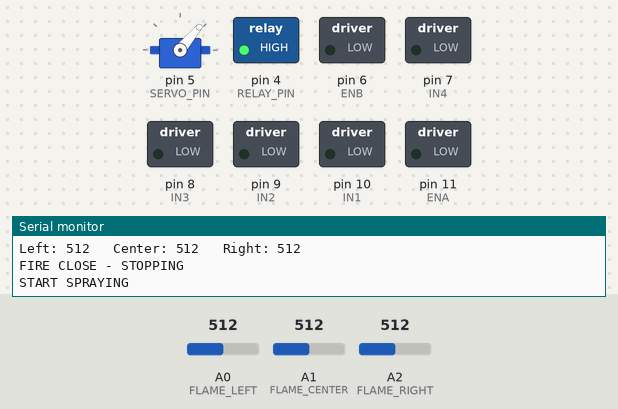
A sketch run on a simulated Arduino Uno, built with avr-gcc and run on an emulated ATmega328P. Shown: servo, switched loads named in the sketch (green lamp = pin HIGH), the last lines printed to the serial monitor. Dashed ring = blinking. Inputs (shaded band) come from the test bench; at power-on: A0 (FLAME_LEFT) = 512, A1 (FLAME_CENTER) = 512, A2 (FLAME_RIGHT) = 512.

Above: at 2.1 s.
At 2.55 s:
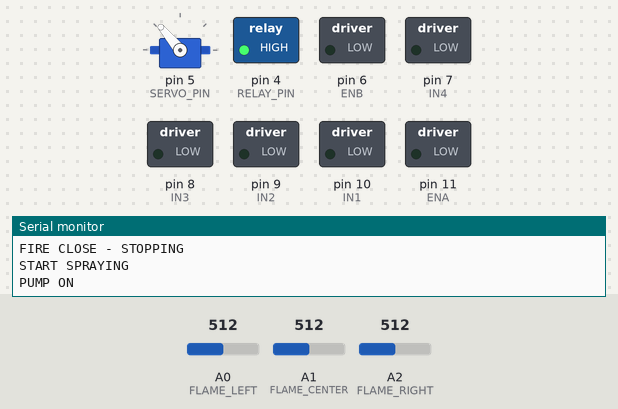
At 3.0 s:
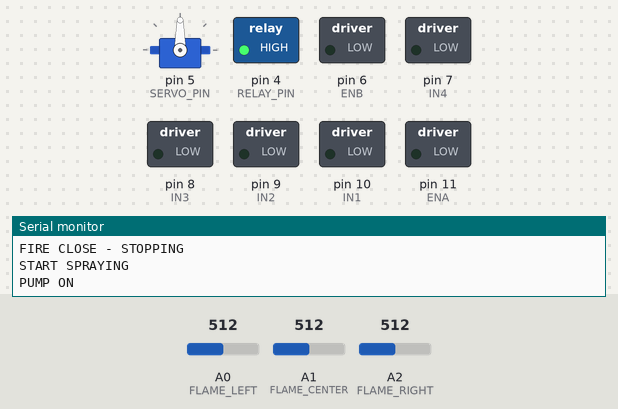
Timing chart, 0 to 6.2 s (numbered marks = the images above):
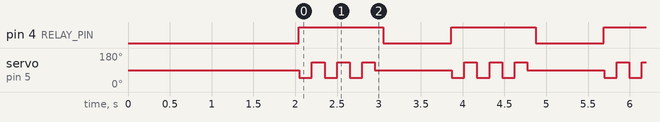

The sketch:

ffighter.ino
```cpp
#include <Servo.h>

// ================= MOTOR PINS =================
#define IN1 10
#define IN2 9
#define IN3 8
#define IN4 7

#define ENA 11
#define ENB 6

// ================= FLAME SENSORS =================
#define FLAME_LEFT   A0
#define FLAME_CENTER A1
#define FLAME_RIGHT  A2

// ================= SERVO & RELAY =================
#define SERVO_PIN 5
#define RELAY_PIN 4

// ================= SETTINGS =================

// Your sensor readings:
// No fire       = around 915
// Fire far      = around 800
// Fire close    = around 300-400
// Stop point    = 600

#define FIRE_DETECT 850
#define FIRE_STOP   600

// Motor speed
int speedLeft = 140;
int speedRight = 140;

// Short movement time
int moveTime = 200;

// Servo positions
int servoLeft   = 50;
int servoCenter = 90;
int servoRight  = 130;

// Pump spray time at each servo position
int sprayDelay = 700;

// Change this if your relay works opposite
// HIGH = relay ON
// LOW  = relay OFF
#define RELAY_ON  HIGH
#define RELAY_OFF LOW

Servo fireServo;


// ================= SETUP =================

void setup() {

  Serial.begin(9600);

  // Motor pins
  pinMode(IN1, OUTPUT);
  pinMode(IN2, OUTPUT);
  pinMode(IN3, OUTPUT);
  pinMode(IN4, OUTPUT);

  pinMode(ENA, OUTPUT);
  pinMode(ENB, OUTPUT);

  // Relay
  pinMode(RELAY_PIN, OUTPUT);
  digitalWrite(RELAY_PIN, RELAY_OFF);

  // Servo
  fireServo.attach(SERVO_PIN);
  fireServo.write(servoCenter);

  stopCar();

  delay(2000);

  Serial.println("Fire Fighter Robot Ready");
}


// ================= MAIN LOOP =================

void loop() {

  // Read flame sensors
  int leftValue   = analogRead(FLAME_LEFT);
  int centerValue = analogRead(FLAME_CENTER);
  int rightValue  = analogRead(FLAME_RIGHT);

  // Show values
  Serial.print("Left: ");
  Serial.print(leftValue);

  Serial.print("   Center: ");
  Serial.print(centerValue);

  Serial.print("   Right: ");
  Serial.println(rightValue);


  // ==========================================
  // NO FIRE
  // ==========================================

  if (leftValue > FIRE_DETECT &&
      centerValue > FIRE_DETECT &&
      rightValue > FIRE_DETECT) {

    stopCar();
    pumpOff();

    delay(100);

    return;
  }


  // ==========================================
  // FIRE IS CLOSE
  // 600 OR LOWER = STOP
  // ==========================================

  if (leftValue <= FIRE_STOP ||
      centerValue <= FIRE_STOP ||
      rightValue <= FIRE_STOP) {

    stopCar();

    Serial.println("FIRE CLOSE - STOPPING");

    sprayWater();

    delay(300);

    return;
  }


  // ==========================================
  // FIRE DETECTED - FIND DIRECTION
  // LOWER VALUE = STRONGER FLAME
  // ==========================================

  // LEFT is strongest
  if (leftValue < centerValue &&
      leftValue < rightValue &&
      leftValue < FIRE_DETECT) {

    Serial.println("Fire LEFT");

    turnLeft();

    delay(moveTime);

    stopCar();

    delay(150);

    return;
  }


  // RIGHT is strongest
  if (rightValue < leftValue &&
      rightValue < centerValue &&
      rightValue < FIRE_DETECT) {

    Serial.println("Fire RIGHT");

    turnRight();

    delay(moveTime);

    stopCar();

    delay(150);

    return;
  }


  // CENTER is strongest
  if (centerValue < leftValue &&
      centerValue < rightValue &&
      centerValue < FIRE_DETECT) {

    Serial.println("Fire CENTER");

    forward();

    delay(moveTime);

    stopCar();

    delay(150);

    return;
  }


  // Safety
  stopCar();

  delay(100);
}


// =================================================
// MOTOR FUNCTIONS
// =================================================

void forward() {

  analogWrite(ENA, speedRight);
  analogWrite(ENB, speedLeft);

  digitalWrite(IN1, HIGH);
  digitalWrite(IN2, LOW);

  digitalWrite(IN3, HIGH);
  digitalWrite(IN4, LOW);
}


void backward() {

  analogWrite(ENA, speedRight);
  analogWrite(ENB, speedLeft);

  digitalWrite(IN1, LOW);
  digitalWrite(IN2, HIGH);

  digitalWrite(IN3, LOW);
  digitalWrite(IN4, HIGH);
}


void turnRight() {

  analogWrite(ENA, speedRight);
  analogWrite(ENB, speedLeft);

  digitalWrite(IN1, LOW);
  digitalWrite(IN2, HIGH);

  digitalWrite(IN3, HIGH);
  digitalWrite(IN4, LOW);
}


void turnLeft() {

  analogWrite(ENA, speedRight);
  analogWrite(ENB, speedLeft);

  digitalWrite(IN1, HIGH);
  digitalWrite(IN2, LOW);

  digitalWrite(IN3, LOW);
  digitalWrite(IN4, HIGH);
}


void stopCar() {

  analogWrite(ENA, 0);
  analogWrite(ENB, 0);

  digitalWrite(IN1, LOW);
  digitalWrite(IN2, LOW);

  digitalWrite(IN3, LOW);
  digitalWrite(IN4, LOW);
}


// =================================================
// PUMP / RELAY
// =================================================

void pumpOn() {

  digitalWrite(RELAY_PIN, RELAY_ON);

  Serial.println("PUMP ON");
}


void pumpOff() {

  digitalWrite(RELAY_PIN, RELAY_OFF);

  Serial.println("PUMP OFF");
}


// =================================================
// WATER SPRAY
// =================================================

void sprayWater() {

  Serial.println("START SPRAYING");

  stopCar();

  // Pump ON
  pumpOn();

  // Quick left-right sweep
  for (int i = 0; i < 3; i++) {

    fireServo.write(servoLeft);
    delay(150);

    fireServo.write(servoRight);
    delay(150);
  }

  // Return to center
  fireServo.write(servoCenter);
  delay(100);

  // Pump OFF
  pumpOff();

  Serial.println("SPRAY COMPLETE");

  delay(500);
}
```

Measured:
- by itself, pin 4 (RELAY_PIN): alternates HIGH for 1.0 s and LOW for 0.81 s
- by itself, servo on pin 5 (SERVO_PIN): repeats every 1.8 s: 2 × (130° 0.15 s, 50° 0.15 s), 130° 0.15 s, 90° 0.92 s, 50° 0.15 s
